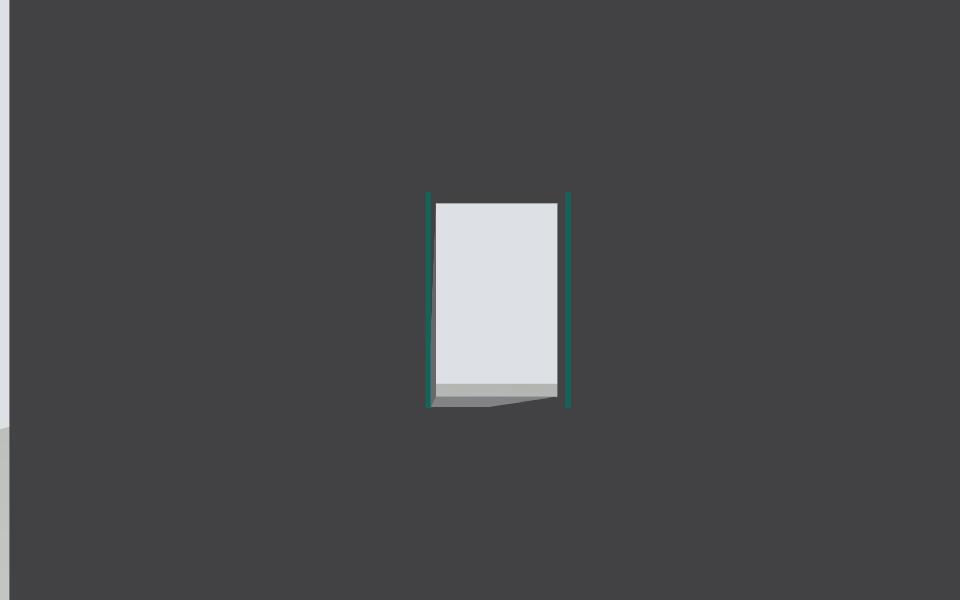
#> input picture validation/stereo_20261017/fold_left.png, 960 x 600 px
$ python -i transform_stereo_perception.py   (imports and definitions only)
#> lines starting #> are read from the running program, lines starting #| are printed output that depends on the picture; after the words box and inside, x2 and y2 are one past the last pixel; in counts of white or black regions, pixels touching at a corner belong together
#!/usr/bin/env python3
"""Rectified ideal stereo gate measurements; no world poses or gate widths used.

The first detector uses the passage world's turquoise vertical edge strips.
It is deliberately a marked-gate prototype, not a general doorway detector.
"""
import math
import os
from collections import deque
from dataclasses import asdict, dataclass
from functools import lru_cache
from pathlib import Path
import threading
import time
import xml.etree.ElementTree as ET

# [1 line not run here, left out]
import cv2
import numpy as np

# A small stereo detector must not spawn one OpenCV worker per host CPU while
# Gazebo, PX4 and two viewers compete for the same machine.
# [1 line not run here, left out]

ROOT = Path(__file__).resolve().parents[1]
MODEL = ROOT / 'Tools/simulation/gz/models/transform_quad_plus_stereo/model.sdf'


@dataclass(frozen=True)
class Calibration:
    width: int = 960
    height: int = 600
    hfov: float = 1.2
    baseline: float = .12

    @property
    def focal(self):
        return self.width / (2 * math.tan(self.hfov / 2))


@dataclass(frozen=True)
class Gate:
    stamp: float
    width: float
    height: float
    forward: float
    right: float
    down: float
    normal_yaw: float
    uncertainty: float
    full_height: bool

    # [4 lines left out: function lateral_error, not called in this run]

    def as_dict(self):
        return dict(asdict(self), lateral_error=self.lateral_error)


class GateDetector:
    def __init__(self, calibration=Calibration()):
        self.calibration = calibration

    def strips(self, rgb, allow_clipped=False):
#> called with allow_clipped = False
        if rgb.shape != (self.calibration.height, self.calibration.width, 3):
            raise ValueError('Image size differs from calibration')
        hsv = cv2.cvtColor(rgb, cv2.COLOR_RGB2HSV)
#> hsv: shape (600, 960, 3); mean H, S, V 118.8, 8.8, 76.2
        mask = cv2.inRange(hsv, np.array([65, 85, 45]), np.array([100, 255, 255]))
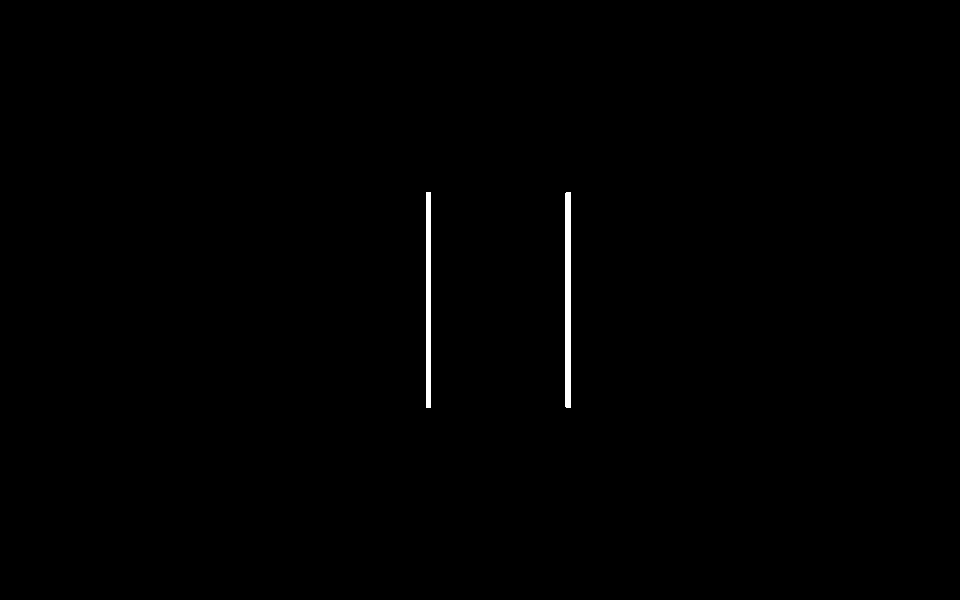
#> mask: shape (600, 960); 0.41% white; 2 white regions, box (x1, y1, x2, y2) and area: (565, 192, 571, 408) 1294, (426, 192, 431, 408) 1080
        count, labels, stats, _ = cv2.connectedComponentsWithStats(mask)
#> labels: shape (600, 960) int32; 3 distinct labels, from 0 to 2
#> count = 3; stats = [[0, 0, 960, 600, 573626], [426, 192, 5, 216, 1080], [565, 192, 6, 216, 1294]]
        strips = []
        for label in range(1, count):
            x, y, w, h, area = stats[label]
            if h < 35 or w < 2 or h < 4*w or area < h or x < 3 or x+w >= rgb.shape[1]-3:
                continue
            if not allow_clipped and (y < 3 or y+h >= rgb.shape[0]-3):
                continue
            # Reject severe roll/perspective: this prototype expects near-level approach.
            rows, cols = np.where(labels == label)
            slope = np.polyfit(rows, cols, 1)[0]
            if abs(slope) > math.tan(math.radians(5)):
                continue
            strips.append((x, y, w, h, label, labels))
#> this loop made 2 passes
#> (x, y, w, h, area, slope) on passes 1 to 2: (426, 192, 5, 216, 1080, 2.81e-16), (565, 192, 6, 216, 1294, 6.87e-16)
#> after the loop, strips = 2 items
        return strips

    # [72 lines left out: functions pair, detect, fit_heading_offset, not called in this run]


class StereoStream:
    """Exact simulation-time stereo pairing; bounded buffers, no repeated frames."""
    # [67 lines left out: functions __init__, next_pair, rotor_geometry, envelope, required_progress, not called in this run]


def lateral_allowance(width, progress, uncertainty):
    swept_width = max(envelope(progress, float(y)) for y in np.linspace(-math.radians(5), math.radians(5), 11))
    return (width-swept_width)/2-uncertainty

>>> import cv2
>>> picture = cv2.cvtColor(cv2.imread('../../stereo_20261017/fold_left.png'), cv2.COLOR_BGR2RGB)
>>> result = GateDetector().strips(picture)
#> result = 2 items

$ run again, on validation/stereo_20261017/fold_right.png
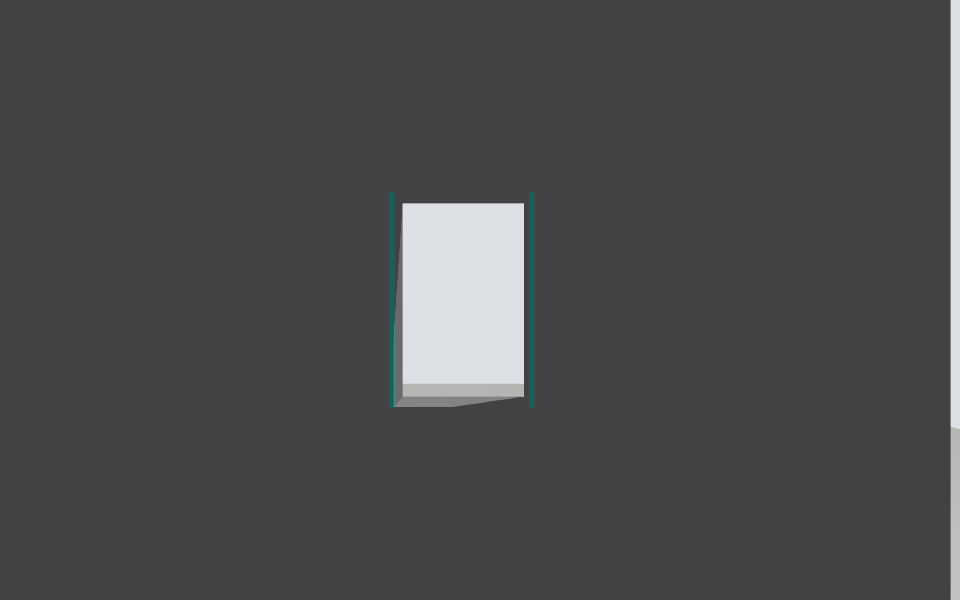
#> input picture validation/stereo_20261017/fold_right.png, 960 x 600 px
#> hsv: shape (600, 960, 3); mean H, S, V 118.8, 8.8, 76.2
#> in strips, `mask = cv2.inRange(hsv, np.array([65, 85, 45]), np.array([100, 255, 25..`:
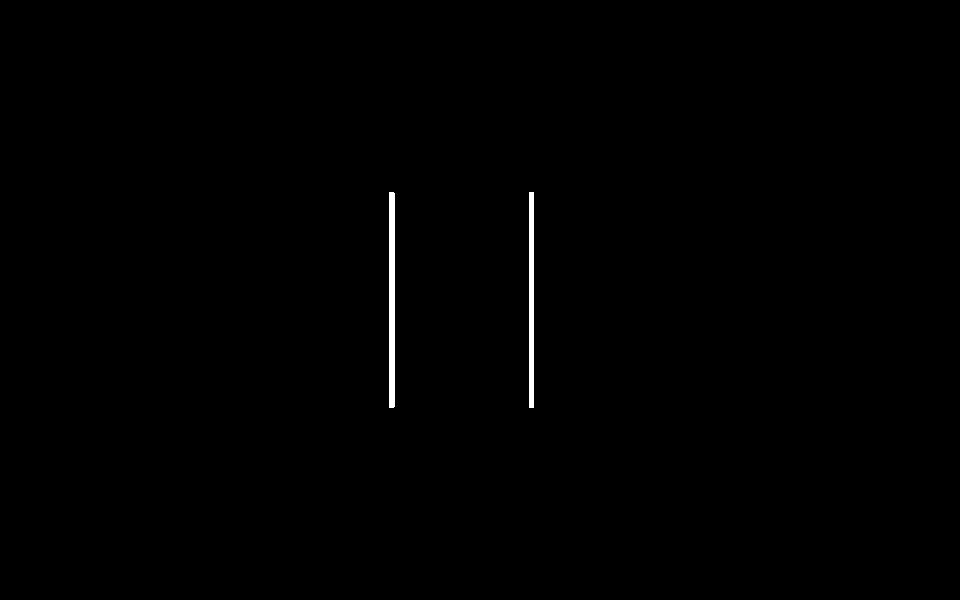
#> mask: shape (600, 960); 0.41% white; 2 white regions, box (x1, y1, x2, y2) and area: (389, 192, 395, 408) 1294, (529, 192, 534, 408) 1080
#> labels: shape (600, 960) int32; 3 distinct labels, from 0 to 2
#> count = 3; stats = [[0, 0, 960, 600, 573626], [389, 192, 6, 216, 1294], [529, 192, 5, 216, 1080]]
#> the loop in strips, `for label in range(1, count):` made 2 passes
#> (x, y, w, h, area, slope) on passes 1 to 2: (389, 192, 6, 216, 1294, -2.18e-17), (529, 192, 5, 216, 1080, 9.33e-16)
#> after the loop in strips, `for label in range(1, count):`: strips = 2 items
